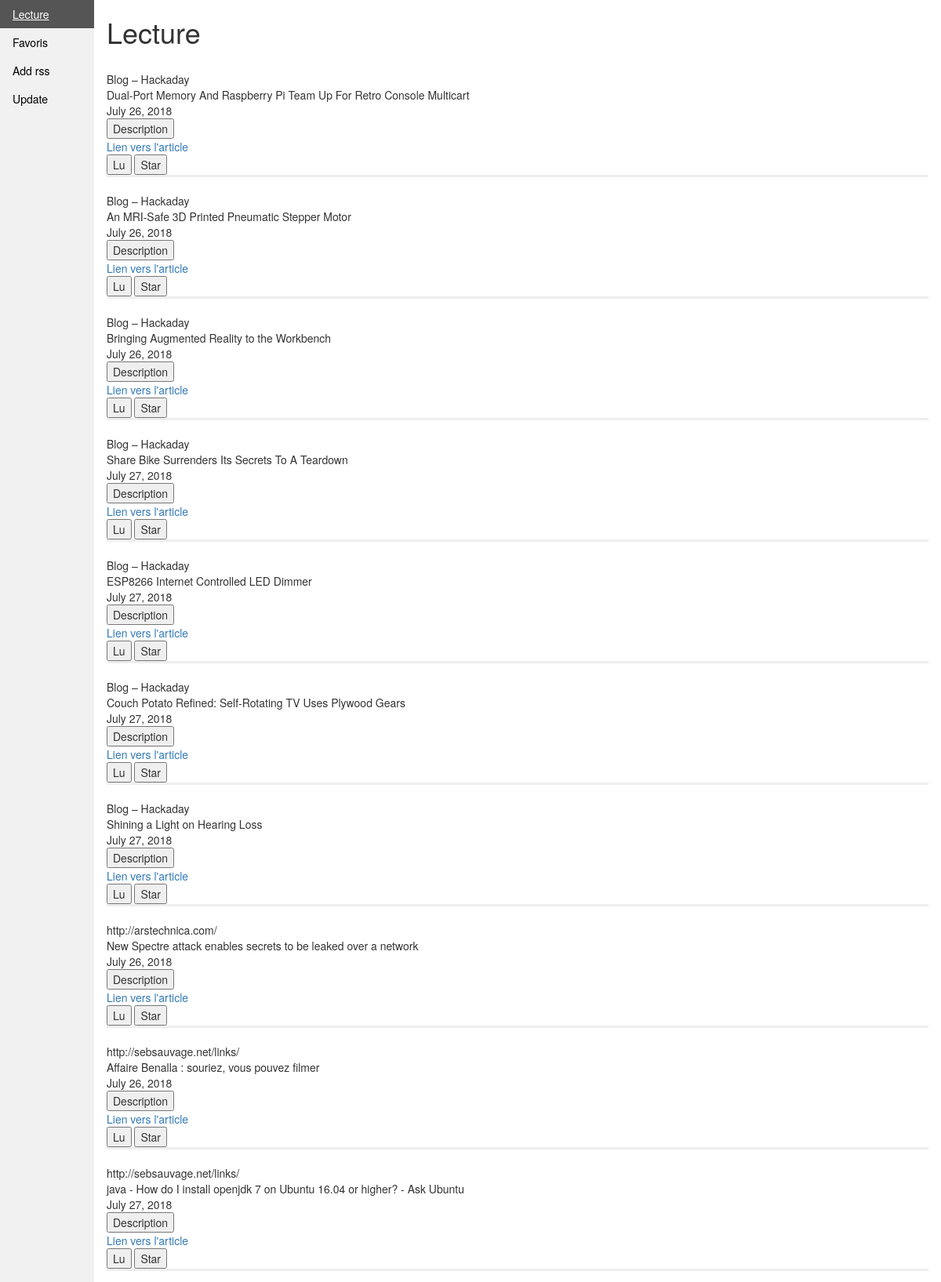
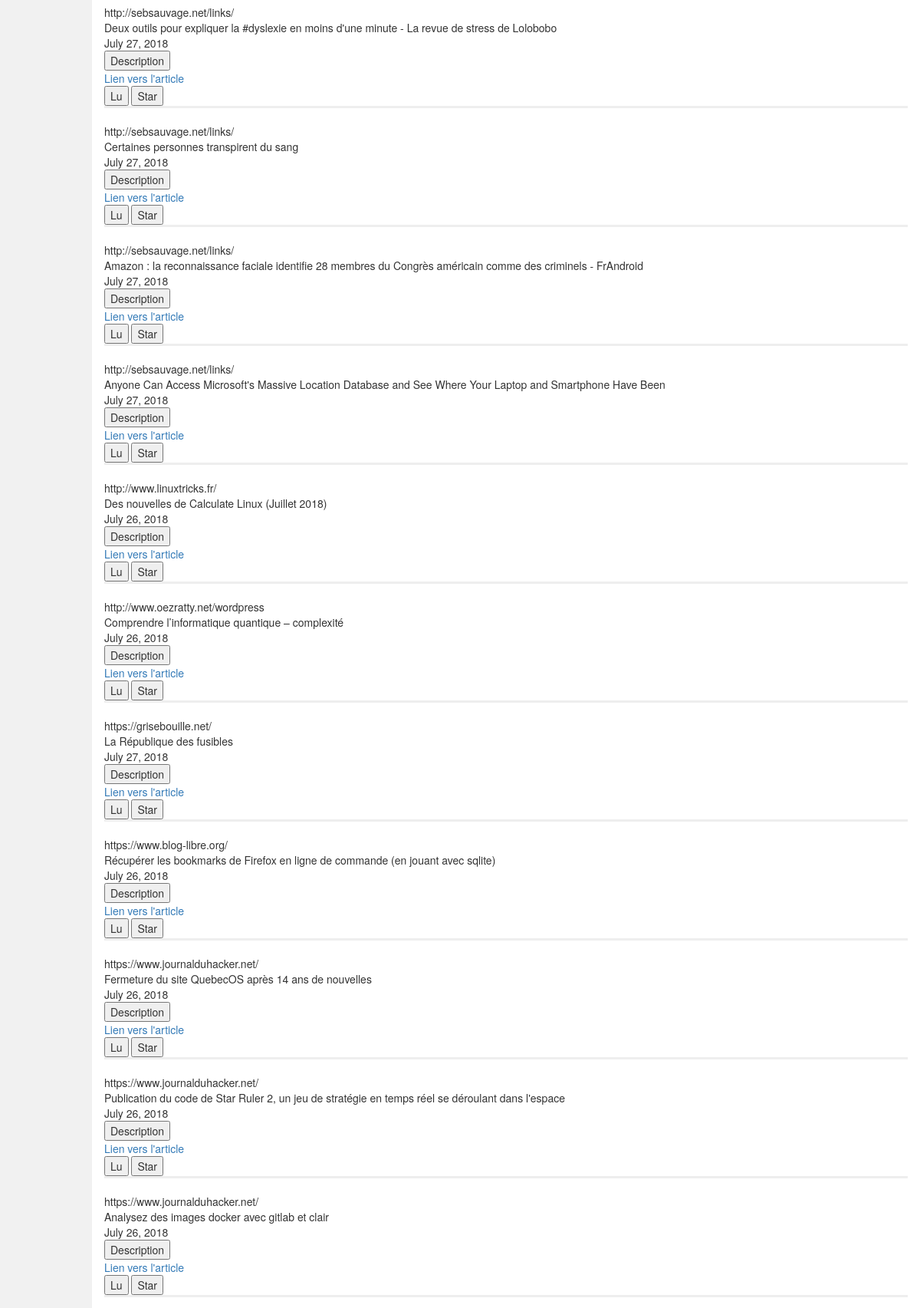
/reader/lecture (upper part), run on the app's committed database (2 pictures, top to bottom).
### reader/models.py (models this page shows)
class Articles  (models.Model):
    origine = models.ForeignKey('Rss_a_suivre', on_delete=models.CASCADE,)
    title = models.CharField(max_length = 1000)
    pubDate = models.DateField()
    description = models.TextField()
    content = models.TextField(blank = True, null = True)
    starred = models.BooleanField(default = False)
    lu  = models.BooleanField(default = False)
    lien = models.URLField(default ='',max_length=1000)

class Rss_a_suivre(models.Model):
    nom = models.CharField(max_length = 1000)
    lien = models.URLField(max_length=1000)
    categorie =models.ForeignKey('Categorie', on_delete=models.CASCADE,)

### reader/views.py (the view)
# urls.py: path('lecture', lecture),
def lecture(request):
    titre =  "Lecture"
    star=  request.GET.get("id_star", None)
    unstar=  request.GET.get("id_unstar", None)
    lu =  request.GET.get("id_lu", None)
    if star != None:
        obj = Articles.objects.get(lien = star)
        obj.starred = True
        obj.save()
    if unstar != None:
        obj = Articles.objects.get(lien = unstar)
        obj.starred = False
        obj.save()
    if lu != None:
        obj = Articles.objects.get(lien = lu)
        obj.lu = True
        obj.save()
    articles = Articles.objects.filter(lu = False).order_by('origine', 'pubDate')
    return render(request, 'lecture.html', locals())

### reader/templates/lecture.html (shortened to what this page needs)
{% extends "base.html" %}
{% block content %}
<h1> {{titre}} </h1>
{% for i in articles %}
   <div class = "cache" style = "border-bottom-style: inset;">
        <br> {{i.origine.nom}}
        <br> {{i.title}}
        <br>{{i.pubDate}}
        <br>  <button class = "show_desc">Description</button> <div class="description" style="display: none;"> {{i.description|safe}}</div>
        <br> <a target="_blank" rel="noopener noreferrer" href =  {{i.lien}}>Lien vers l'article </a>
        <br> <button class = "lu" id =  {{i.lien}}>Lu</button>
        {% if titre == "Lecture" %}
        <button class = "star" id =  {{i.lien}}>Star</button>
        {% endif %}
   </div>
{% endfor %}
{% endblock %}

### reader/templates/base.html (shortened to what this page needs)
<!DOCTYPE html>
<html>
<head>
        <link rel="stylesheet" href="https://maxcdn.bootstrapcdn.com/bootstrap/3.3.7/css/bootstrap.min.css">
</head>
<body>
<ul>
  <li><a href="./lecture">Lecture</a></li>
  <li><a href="./favoris">Favoris</a></li>
  <li><a href="./add_rss">Add rss</a></li>
  <li><a href="./update">Update</a></li>
</ul>
<div style="margin-left:10%;padding:1px 16px;height:1000px;">
{% block content %}{% endblock %}
</div>
</body>
</html>

### reader/templates/base.html (style rules this page uses)
body { margin: 0; }
ul { list-style-type: none; margin: 0; padding: 0; width: 10%; background-color: #f1f1f1; position: fixed; height: 100%; overflow: auto; }
li a { display: block; color: #000; padding: 8px 16px; text-decoration: none; }

### data on the page
Articles: origine.nom "Blog – Hackaday", title "Dual-Port Memory And Raspberry Pi Team Up For Retro Console Multicart", pubDate "July 26, 2018"
Articles: origine.nom "Blog – Hackaday", title "An MRI-Safe 3D Printed Pneumatic Stepper Motor", pubDate "July 26, 2018"
Articles: origine.nom "Blog – Hackaday", title "Bringing Augmented Reality to the Workbench", pubDate "July 26, 2018"
Articles: origine.nom "Blog – Hackaday", title "Share Bike Surrenders Its Secrets To A Teardown", pubDate "July 27, 2018"
Articles: origine.nom "Blog – Hackaday", title "ESP8266 Internet Controlled LED Dimmer", pubDate "July 27, 2018"
Articles: origine.nom "Blog – Hackaday", title "Couch Potato Refined: Self-Rotating TV Uses Plywood Gears", pubDate "July 27, 2018"
Articles: origine.nom "Blog – Hackaday", title "Shining a Light on Hearing Loss", pubDate "July 27, 2018"
Articles: origine.nom "http://arstechnica.com/", title "New Spectre attack enables secrets to be leaked over a network", pubDate "July 26, 2018"
Articles: origine.nom "http://sebsauvage.net/links/", title "Affaire Benalla : souriez, vous pouvez filmer", pubDate "July 26, 2018"
Articles: origine.nom "http://sebsauvage.net/links/", title "java - How do I install openjdk 7 on Ubuntu 16.04 or higher? - Ask Ubuntu", pubDate "July 27, 2018"
Articles: origine.nom "http://sebsauvage.net/links/", title "Deux outils pour expliquer la #dyslexie en moins d'une minute - La revue de stress de Lolobobo", pubDate "July 27, 2018"
Articles: origine.nom "http://sebsauvage.net/links/", title "Certaines personnes transpirent du sang", pubDate "July 27, 2018"
Articles: origine.nom "http://sebsauvage.net/links/", title "Amazon : la reconnaissance faciale identifie 28 membres du Congrès américain comme des criminels - FrAndroid", pubDate "July 27, 2018"
Articles: origine.nom "http://sebsauvage.net/links/", title "Anyone Can Access Microsoft's Massive Location Database and See Where Your Laptop and Smartphone Have Been", pubDate "July 27, 2018"
Articles: origine.nom "http://www.linuxtricks.fr/", title "Des nouvelles de Calculate Linux (Juillet 2018)", pubDate "July 26, 2018"
Articles: origine.nom "http://www.oezratty.net/wordpress", title "Comprendre l’informatique quantique – complexité", pubDate "July 26, 2018"
Articles: origine.nom "https://grisebouille.net/", title "La République des fusibles", pubDate "July 27, 2018"
Articles: origine.nom "https://www.blog-libre.org/", title "Récupérer les bookmarks de Firefox en ligne de commande (en jouant avec sqlite)", pubDate "July 26, 2018"
Articles: origine.nom "https://www.journalduhacker.net/", title "Fermeture du site QuebecOS après 14 ans de nouvelles", pubDate "July 26, 2018"
Articles: origine.nom "https://www.journalduhacker.net/", title "Publication du code de Star Ruler 2, un jeu de stratégie en temps réel se déroulant dans l'espace", pubDate "July 26, 2018"
Articles: origine.nom "https://www.journalduhacker.net/", title "Analysez des images docker avec gitlab et clair", pubDate "July 26, 2018"

### other printed values
{{ titre }} "Lecture"
